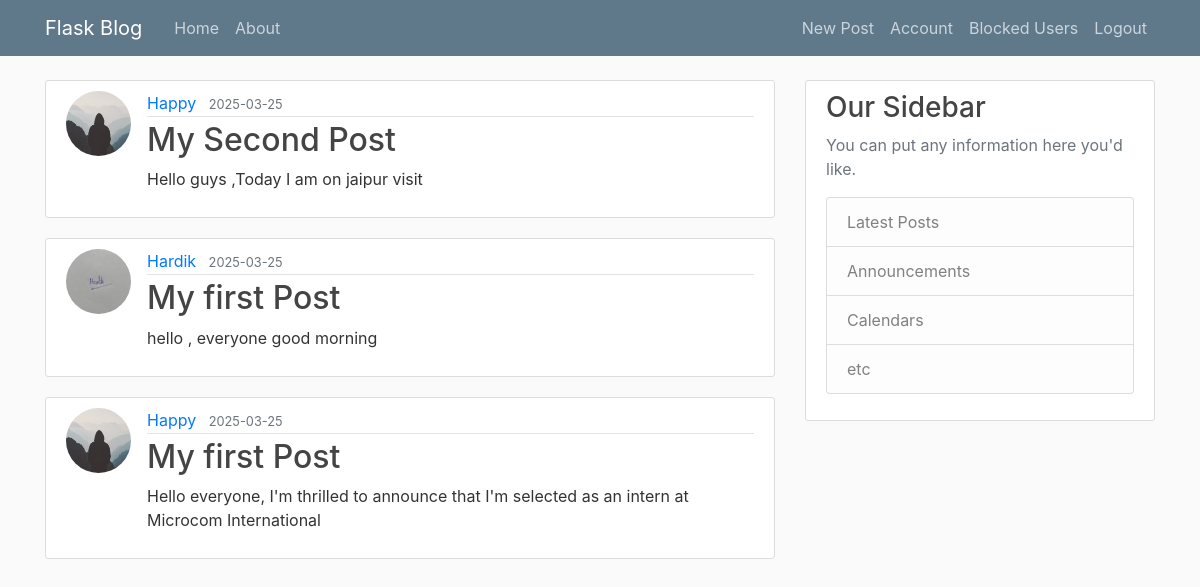
Screenshot of /home (signed in) with the database file from the repository.
### flaskblog/models.py (models this page shows, shortened)
class Post(db.Model):
    id = db.Column(db.Integer, primary_key=True)
    title = db.Column(db.String(100), nullable=False)
    date_posted = db.Column(db.DateTime, nullable=False, default=datetime.utcnow)
    content = db.Column(db.Text, nullable=False)
    user_id = db.Column(db.Integer, db.ForeignKey('user.id'), nullable=False)

class User(db.Model, UserMixin):
    id = db.Column(db.Integer, primary_key=True)
    username = db.Column(db.String(20), unique=True, nullable=False)
    email = db.Column(db.String(120), unique=True, nullable=False)
    image_file = db.Column(db.String(20), nullable=False, default='default.jpg')
    password = db.Column(db.String(60), nullable=False)
    posts = db.relationship('Post', backref='author', lazy=True)

### flaskblog/routes.py (the view)
@app.route("/")
@app.route("/home")
@login_required
def home():
    page = request.args.get('page', 1, type=int)
    blocked_ids = [block.blocked_id for block in BlockedUser.query.filter_by(blocker_id=current_user.id).all()]
    posts = Post.query.join(User)\
        .filter(~User.id.in_(blocked_ids))\
        .order_by(Post.date_posted.desc())\
        .paginate(page=page, per_page=5)
    return render_template('home.html', posts=posts)

### flaskblog/models.py (called while the page is built)
@login_manager.user_loader
def load_user(user_id):
    return User.query.get(int(user_id))

### flaskblog/templates/home.html
{% extends "layout.html" %}
{% block content %}
    {% for post in posts %}
        <article class="media content-section">
          <img class="rounded-circle article-img" src="{{ url_for('static', filename='profile_pics/' + post.author.image_file) }}">
          <div class="media-body">
            <div class="article-metadata">
              <a class="mr-2" href="#">{{ post.author.username }}</a>
              <small class="text-muted">{{ post.date_posted.strftime('%Y-%m-%d') }}</small>
            </div>
            <h2><a class="article-title" href="{{ url_for('post', post_id=post.id) }}">{{ post.title }}</a></h2>
            <p class="article-content">{{ post.content }}</p>
          </div>
        </article>
    {% endfor %}
{% endblock content %}

### flaskblog/templates/layout.html (shortened to what this page needs)
<!DOCTYPE html>
<html>
<head>
  <link rel="stylesheet" href="https://maxcdn.bootstrapcdn.com/bootstrap/4.0.0/css/bootstrap.min.css"
>
  <link rel="stylesheet" type="text/css" href="{{ url_for('static', filename='main.css') }}">
</head>
<body>
  <header class="site-header">
    <nav class="navbar navbar-expand-md navbar-dark bg-steel fixed-top">
      <div class="container">
        <a class="navbar-brand mr-4" href="/">Flask Blog</a>
        <div class="collapse navbar-collapse" id="navbarToggle">
          <div class="navbar-nav mr-auto">
            <a class="nav-item nav-link" href="{{ url_for('home') }}">Home</a>
            <a class="nav-item nav-link" href="{{ url_for('about') }}">About</a>
          </div>
          <div class="navbar-nav">
            {% if current_user.is_authenticated %}
            <a class="nav-item nav-link" href="{{ url_for('new_post') }}">New Post</a>
            <a class="nav-item nav-link" href="{{ url_for('account') }}">Account</a>
            <li class="nav-item">
              <a class="nav-link" href="{{ url_for('view_blocked_users') }}">Blocked Users</a>
            </li>
            <a class="nav-item nav-link" href="{{ url_for('logout') }}">Logout</a>
            {% else %}
            <a class="nav-item nav-link" href="{{ url_for('login') }}">Login</a>
            <a class="nav-item nav-link" href="{{ url_for('register') }}">Register</a>
            {% endif %}
          </div>
        </div>
      </div>
    </nav>
  </header>
  <main role="main" class="container">
    <div class="row">
      <div class="col-md-8">
        {% block content %}{% endblock %}
      </div>
      <div class="col-md-4">
        <div class="content-section">
          <h3>Our Sidebar</h3>
          <p class='text-muted'>You can put any information here you'd like.
          <ul class="list-group">
            <li class="list-group-item list-group-item-light">Latest Posts</li>
            <li class="list-group-item list-group-item-light">Announcements</li>
            <li class="list-group-item list-group-item-light">Calendars</li>
            <li class="list-group-item list-group-item-light">etc</li>
          </ul>
          </p>
        </div>
      </div>
    </div>
  </main>
</body>
</html>

### flaskblog/static/main.css (style rules this page uses)
body { background: #fafafa; color: #333333; margin-top: 5rem; }
h1, h2, h3, h4, h5, h6 { color: #444444; }
.bg-steel { background-color: #5f788a; }
.site-header .navbar-nav .nav-link { color: #cbd5db; }
.content-section { background: #ffffff; padding: 10px 20px; border: 1px solid #dddddd; border-radius: 3px; margin-bottom: 20px; }
.article-title { color: #444444; }
.article-content { white-space: pre-line; }
.article-img { height: 65px; width: 65px; margin-right: 16px; }
.article-metadata { padding-bottom: 1px; margin-bottom: 4px; border-bottom: 1px solid #e3e3e3 }

### rows the page displays
Post: image_file (placeholder picture), author.username "Happy", date_posted "2025-03-25", title "My Second Post", content "Hello guys ,Today I am on jaipur visit"
Post: image_file (picture), author.username "Hardik", date_posted "2025-03-25", title "My first Post", content "hello , everyone good morning"
Post: image_file (placeholder picture), author.username "Happy", date_posted "2025-03-25", title "My first Post", content "Hello everyone, I'm thrilled to announce that I'm selected as an intern at Microcom International"
